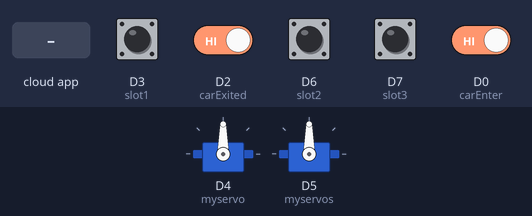
Simulated run of this sketch. Board: ESP8266 (NodeMCU). Shown: 2 × servo. The inputs (shaded band) are chosen by the test bench; at power-on: D0 (carEnter), D2 (carExited), D3 (slot1), D6 (slot2), D7 (slot3) HIGH. WiFi joins after 1.5 s; servers stay silent unless stated; network time is answered at once with the bench clock; the local clock reads 2024-03-15 10:24:30 at power-on unless the sketch sets it; no MQTT or app messages arrive unless stated; what the sketch prints to the serial monitor is not drawn.

Above: at 3.7 s.
3.8 s: the phone or cloud app sets EntryGate to 1
At 5.2 s:
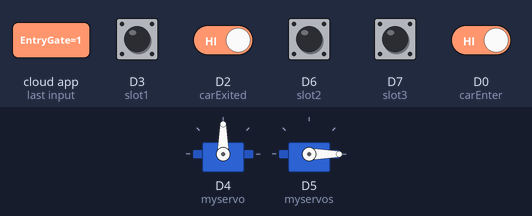
10.3 s: D2 (carExited) driven LOW
At 14.4 s:
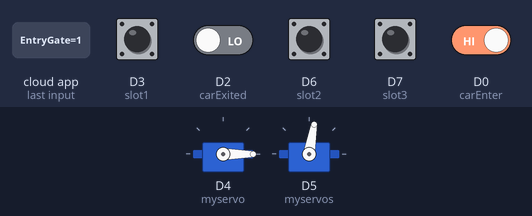
18.3 s: D0 (carEnter) driven LOW
At 23.2 s:
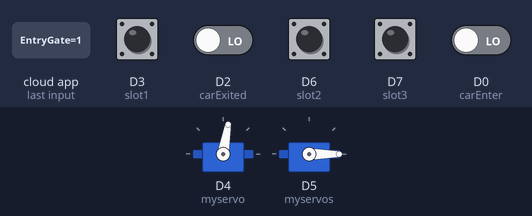
38.9 s: D2 (carExited) driven HIGH
At 38.9 s:
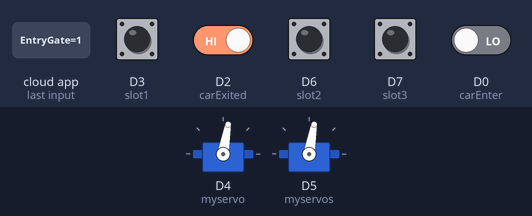
Timing chart, 0 to 48.4 s (numbered marks = the images above; inputs shaded):
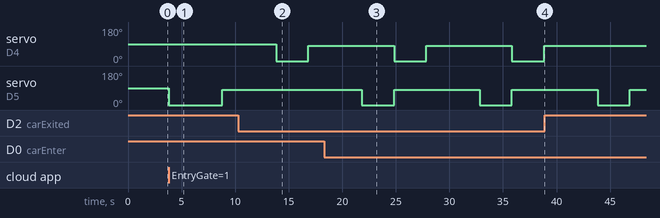

Measured:
- after the input at 3.8 s, servo on D5 (myservos): 90° → 0° at once, → 80° 5.0 s later
- after the input at 10.3 s, servo on D4 (myservo): 90° → 0° after 3.5 s, → 80° 3.0 s later
- after the input at 18.3 s, servo on D4 (myservo): alternates 80° for 8.0 s and 0° for 3.0 s, starting after 6.5 s; servo on D5 (myservos): alternates 80° for 8.0 s and 0° for 3.0 s, starting after 3.5 s
- after the input at 38.9 s, servo on D4 (myservo): stays 80° (without the input it goes to 0° after 8.0 s)

The sketch:

main.ino
```cpp
#include <ESP8266WiFi.h>
#include <Servo.h>
#include <NTPClient.h>
#include <WiFiUdp.h>
#include <NTPClient.h>
#include <WiFiUdp.h>
#include "Adafruit_MQTT.h"
#include "Adafruit_MQTT_Client.h"
const char *ssid = "Amit1";      // Enter your WiFi Name
const char *pass = "123456789";  // Enter your WiFi Password

#define MQTT_SERV "io.adafruit.com"
#define MQTT_PORT 1883
#define MQTT_NAME "amitrajput1104"
#define MQTT_PASS "aio_CLGv17JBcknf9MWChMEAydERyb4p"
WiFiUDP ntpUDP;
NTPClient timeClient(ntpUDP, "pool.ntp.org", 19800, 60000);
Servo myservo;   //servo as gate
Servo myservos;  //servo as gate

int carEnter = D0;   // entry sensor
int carExited = D2;  //exi sensor
int slot3 = D7;
int slot2 = D6;
int slot1 = D3;
int count = 0;
int CLOSE_ANGLE = 80;  // The closing angle of the servo motor arm
int OPEN_ANGLE = 0;    // The opening angle of the servo motor arm
int hh, mm, ss;
int pos;
int pos1;
int totalSlots = 3;

String h, m, EntryTimeSlot1, ExitTimeSlot1, EntryTimeSlot2, ExitTimeSlot2, EntryTimeSlot3, ExitTimeSlot3;
boolean entrysensor, exitsensor, s1, s2, s3;

boolean s1_occupied = false;
boolean s2_occupied = false;
boolean s3_occupied = false;

WiFiClient client;
Adafruit_MQTT_Client mqtt(&client, MQTT_SERV, MQTT_PORT, MQTT_NAME, MQTT_PASS);

//Set up the feed you're subscribing to
Adafruit_MQTT_Subscribe EntryGate = Adafruit_MQTT_Subscribe(&mqtt, MQTT_NAME "/f/EntryGate");
Adafruit_MQTT_Subscribe ExitGate = Adafruit_MQTT_Subscribe(&mqtt, MQTT_NAME "/f/ExitGate");

//Set up the feed you're publishing to
Adafruit_MQTT_Publish CarsParked = Adafruit_MQTT_Publish(&mqtt, MQTT_NAME "/f/CarsParked");
Adafruit_MQTT_Publish EntrySlot1 = Adafruit_MQTT_Publish(&mqtt, MQTT_NAME "/f/EntrySlot1");
Adafruit_MQTT_Publish ExitSlot1 = Adafruit_MQTT_Publish(&mqtt, MQTT_NAME "/f/ExitSlot1");
Adafruit_MQTT_Publish EntrySlot2 = Adafruit_MQTT_Publish(&mqtt, MQTT_NAME "/f/EntrySlot2");
Adafruit_MQTT_Publish ExitSlot2 = Adafruit_MQTT_Publish(&mqtt, MQTT_NAME "/f/ExitSlot2");
Adafruit_MQTT_Publish EntrySlot3 = Adafruit_MQTT_Publish(&mqtt, MQTT_NAME "/f/EntrySlot3");
Adafruit_MQTT_Publish ExitSlot3 = Adafruit_MQTT_Publish(&mqtt, MQTT_NAME "/f/ExitSlot3");

void setup() {
  delay(1000);
  Serial.begin(9600);
  mqtt.subscribe(&EntryGate);
  mqtt.subscribe(&ExitGate);
  timeClient.begin();
  myservo.attach(D4);         // servo pin to D4
  myservos.attach(D5);        // servo pin to D5
  pinMode(carExited, INPUT);  // ir as input
  pinMode(carEnter, INPUT);   // ir as input
  pinMode(slot1, INPUT);
  pinMode(slot2, INPUT);
  pinMode(slot3, INPUT);
  WiFi.begin(ssid, pass);  //try to connect with wifi
  Serial.print("Connecting to ");
  Serial.print(ssid);  // display ssid
  while (WiFi.status() != WL_CONNECTED) {
    Serial.print(".");  // if not connected print this
    delay(500);
  }
  Serial.println();
  Serial.print("Connected to ");
  Serial.println(ssid);
  Serial.print("IP Address is : ");
  Serial.println(WiFi.localIP());  //print local IP address
}

void loop() {

  MQTT_connect();
  timeClient.update();
  hh = timeClient.getHours();
  mm = timeClient.getMinutes();
  ss = timeClient.getSeconds();
  h = String(hh);
  m = String(mm);
  //  h +" :" + m;

  entrysensor = !digitalRead(carEnter);
  exitsensor = !digitalRead(carExited);
  s1 = !digitalRead(slot1);
  s2 = !digitalRead(slot2);
  s3 = !digitalRead(slot3);

  if (entrysensor == 1 && count < totalSlots) {  // if high then count and send data
    count = count + 1;                           //increment count
    myservos.write(OPEN_ANGLE);
    delay(3000);
    myservos.write(CLOSE_ANGLE);
  }

  if (exitsensor == 1 && count > 0) {  //if high then count and send
    count = count - 1;                 //decrement count
    myservo.write(OPEN_ANGLE);
    delay(3000);
    myservo.write(CLOSE_ANGLE);
  }
  if (!CarsParked.publish(count)) {}

  if (s1 == 1 && s1_occupied == false) {
    Serial.println("Occupied1 ");
    EntryTimeSlot1 = h + " :" + m;
    //Serial.print("EntryTimeSlot1");
    //Serial.print(EntryTimeSlot1);

    s1_occupied = true;
    if (!EntrySlot1.publish((char *)EntryTimeSlot1.c_str())) {}
  }
  if (s1 == 0 && s1_occupied == true) {
    Serial.println("Available1 ");
    ExitTimeSlot1 = h + " :" + m;
    //Serial.print("ExitTimeSlot1");
    //Serial.print(ExitTimeSlot1);

    s1_occupied = false;
    if (!ExitSlot1.publish((char *)ExitTimeSlot1.c_str())) {}
  }
  if (s2 == 1 && s2_occupied == false) {
    Serial.println("Occupied2 ");
    EntryTimeSlot2 = h + " :" + m;
    //Serial.print("EntryTimeSlot2");
    //Serial.print(EntryTimeSlot2);

    s2_occupied = true;
  }
  if (s2 == 0 && s2_occupied == true) {
    Serial.println("Available2 ");
    ExitTimeSlot2 = h + " :" + m;
    //Serial.print("ExitTimeSlot2");
    //Serial.print(ExitTimeSlot2);

    s2_occupied = false;
  }
  if (s3 == 1 && s3_occupied == false) {
    Serial.println("Occupied3 ");
    EntryTimeSlot3 = h + " :" + m;
    //Serial.print("EntryTimeSlot3: ");
    //Serial.print(EntryTimeSlot3);
    s3_occupied = true;
    if (!EntrySlot3.publish((char *)EntryTimeSlot3.c_str())) {}
  }
  if (s3 == 0 && s3_occupied == true) {
    Serial.println("Available3 ");
    ExitTimeSlot3 = h + " :" + m;
    //Serial.print("ExitTimeSlot3: ");
    //Serial.print(ExitTimeSlot3);
    s3_occupied = false;
    if (!ExitSlot3.publish((char *)ExitTimeSlot3.c_str())) {}
  }

  Adafruit_MQTT_Subscribe *subscription;
  while ((subscription = mqtt.readSubscription(5000))) {

    if (subscription == &EntryGate) {
      //Print the new value to the serial monitor
      Serial.println((char *)EntryGate.lastread);

      if (!strcmp((char *)EntryGate.lastread, "1")) {
        if (count < 3) {      //if high then count and send
          count = count + 1;  //increment count
        }
        myservos.write(OPEN_ANGLE);
        delay(5000);
        myservos.write(CLOSE_ANGLE);
        if (!CarsParked.publish(count)) {}
      }
    }
    if (subscription == &ExitGate) {
      //Print the new value to the serial monitor
      Serial.println((char *)EntryGate.lastread);

      if (!strcmp((char *)ExitGate.lastread, "1")) {
        if (count > 0) {      //if high then count and send
          count = count - 1;  //decrement count
        }
        myservo.write(OPEN_ANGLE);
        delay(5000);
        myservo.write(CLOSE_ANGLE);
        if (!CarsParked.publish(count)) {}
      }
    }
  }
}
void MQTT_connect() {
  int8_t ret;

  // Stop if already connected.
  if (mqtt.connected()) {
    return;
  }

  uint8_t retries = 3;
  while ((ret = mqtt.connect()) != 0)  // connect will return 0 for connected
  {
    mqtt.disconnect();
    delay(5000);  // wait 5 seconds
    retries--;
    if (retries == 0) {
      // basically die and wait for WDT to reset me
      while (1)
        ;
    }
  }
}
```
